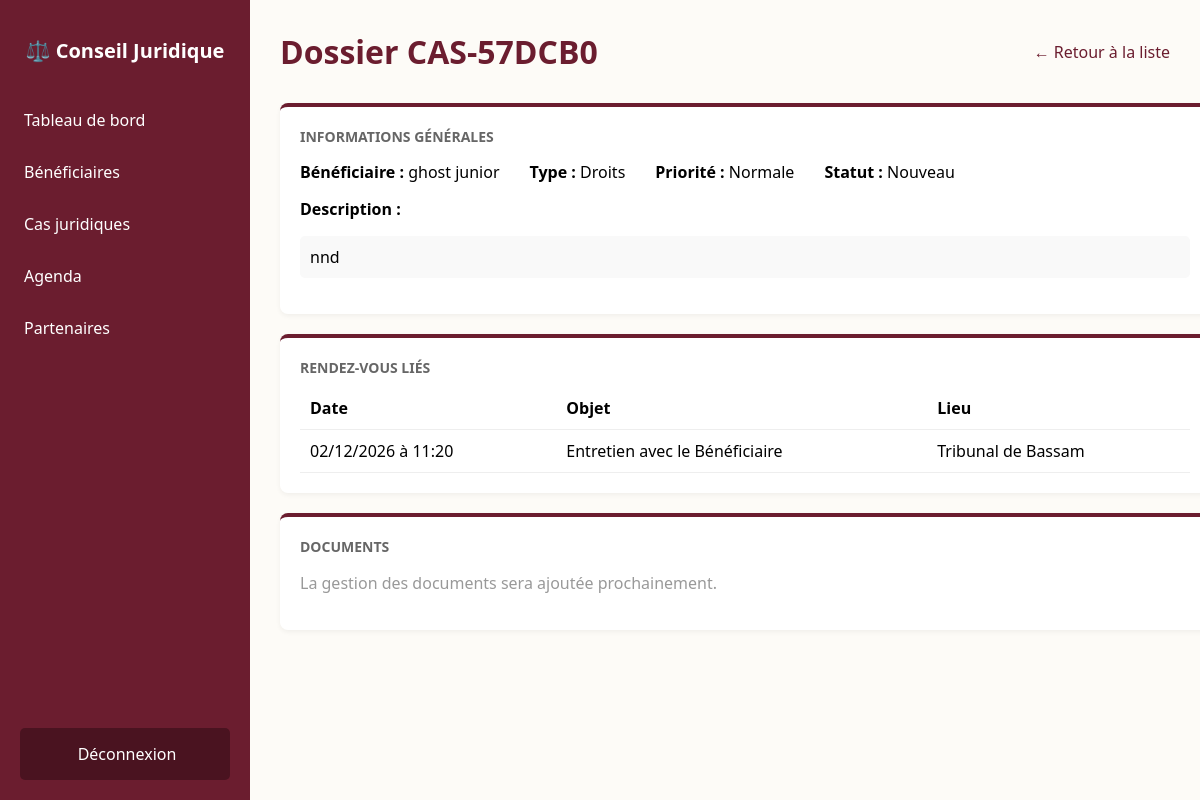
The page /cas-juridiques/5/ on the database as committed earlier.
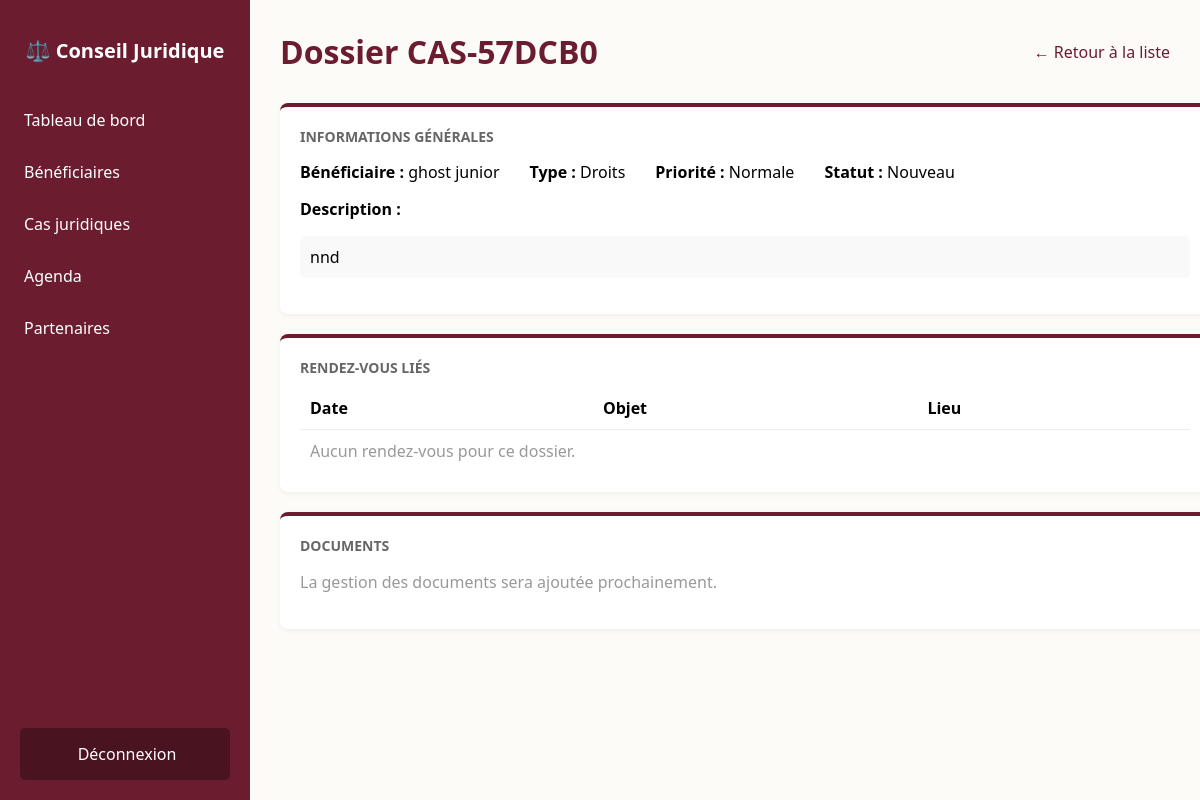
The same page on the database as committed later.
### core/models.py (models this page shows, shortened)
class RendezVous(models.Model):
    TYPE_CHOICES = [
        ('CONSULTATION', 'Consultation'),
        ('AUDIENCE', 'Audience'),
        ('ECHEANCE', 'Échéance'),
    ]
    cas = models.ForeignKey(Cas, on_delete=models.CASCADE, related_name='rendez_vous')
    date_heure = models.DateTimeField()
    lieu = models.CharField(max_length=255)
    objet = models.CharField(max_length=255)
    type_rdv = models.CharField(max_length=20, choices=TYPE_CHOICES, default='CONSULTATION')
    est_supprime = models.BooleanField(default=False)

### core/views.py (the view)
# urls.py: path('cas-juridiques/<int:id>/', views.detail_cas_view, name='detail_cas'),
def detail_cas_view(request, id):
    cas_obj = Cas.objects.get(id=id)
    documents = cas_obj.documents.all()
    rendez_vous = cas_obj.rendez_vous.all().order_by('date_heure')
    context = {
        'cas': cas_obj,
        'documents': documents,
        'rendez_vous': rendez_vous
    }
    return render(request, 'core/detail_cas.html', context)

### core/templates/core/detail_cas.html (shortened to what this page needs)
{% extends 'core/base.html' %}
{% block content %}
    <div class="header">
        <h1>Dossier {{ cas.reference }}</h1>
        <a href="{% url 'cas_juridiques' %}" style="color: #6B1D2F; text-decoration: none;">← Retour à la liste</a>
    </div>
    <div class="card" style="width: 100%; margin-bottom: 20px;">
        <h3 style="margin-top: 0;">Informations Générales</h3>
        <div style="display: flex; gap: 30px; margin-top: 15px;">
            <div><strong>Bénéficiaire :</strong> {{ cas.beneficiaire.nom }} {{ cas.beneficiaire.prenom }}</div>
            <div><strong>Type :</strong> {{ cas.get_type_cas_display }}</div>
            <div>
    <strong>Priorité :</strong>
    {% if cas.priorite == 'URGENTE' %}
        <span style="color: red; font-weight: bold;">{{ cas.get_priorite_display }}</span>
    {% else %}
        <span style="color: black;">{{ cas.get_priorite_display }}</span>
    {% endif %}
</div>
            <div><strong>Statut :</strong> {{ cas.get_statut_display }}</div>
        </div>
        <div style="margin-top: 15px;">
            <strong>Description :</strong>
            <p style="background: #f9f9f9; padding: 10px; border-radius: 5px;">{{ cas.description }}</p>
        </div>
    </div>
    <div class="card" style="width: 100%; margin-bottom: 20px;">
        <h3 style="margin-top: 0;">Rendez-vous liés</h3>
        <table style="width: 100%; border-collapse: collapse; margin-top: 10px;">
            <thead>
                <tr style="border-bottom: 1px solid #eee; text-align: left;">
                    <th style="padding: 10px;">Date</th>
                    <th style="padding: 10px;">Objet</th>
                    <th style="padding: 10px;">Lieu</th>
                </tr>
            </thead>
            <tbody>
                {% for rdv in rendez_vous %}
                <tr style="border-bottom: 1px solid #eee;">
                    <td style="padding: 10px;">{{ rdv.date_heure|date:"d/m/Y à H:i" }}</td>
                    <td style="padding: 10px;">{{ rdv.objet }}</td>
                    <td style="padding: 10px;">{{ rdv.lieu }}</td>
                </tr>
                {% empty %}
                <tr><td colspan="3" style="padding: 10px; color: #999;">Aucun rendez-vous pour ce dossier.</td></tr>
                {% endfor %}
            </tbody>
        </table>
    </div>
    <div class="card" style="width: 100%;">
        <h3 style="margin-top: 0;">Documents</h3>
        <p style="color: #999;">La gestion des documents sera ajoutée prochainement.</p>
    </div>
{% endblock %}

Rows that differ between the two databases and show on the page:
removed RendezVous: date_heure "02/12/2026 à 11:20", objet "Entretien avec le Bénéficiaire", lieu "Tribunal de Bassam"
Other text that changed with them:
text now shown: "Aucun rendez-vous pour ce dossier."
